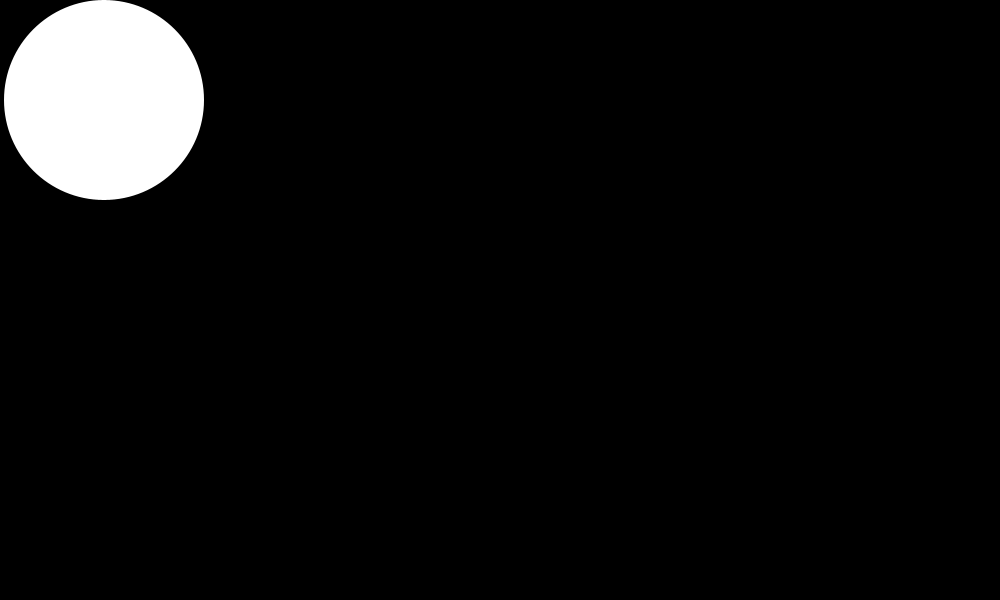
Frame 1 (no input)
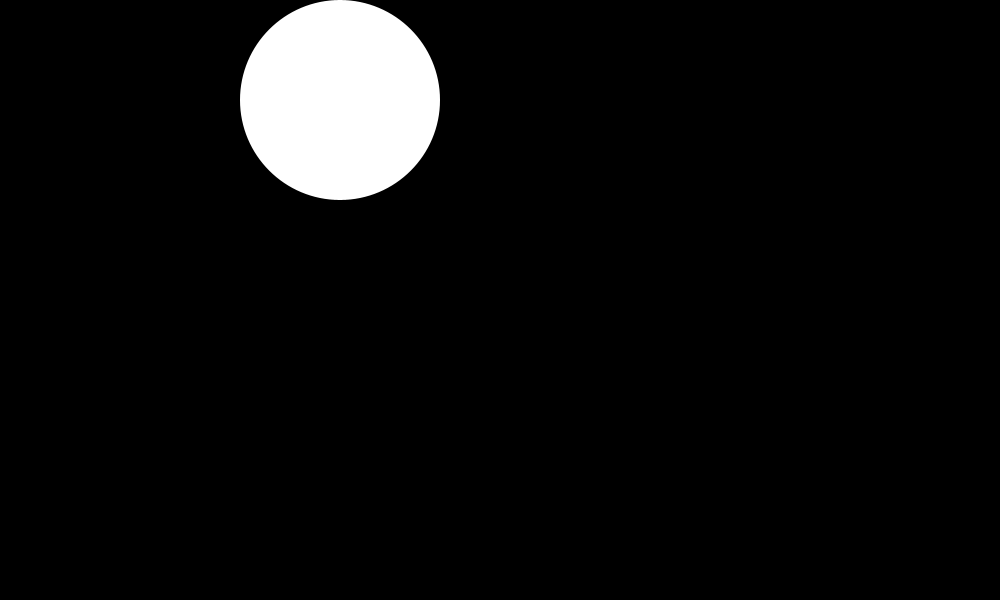
Frame 60 (the mouse pressed at the canvas centre just before this capture)
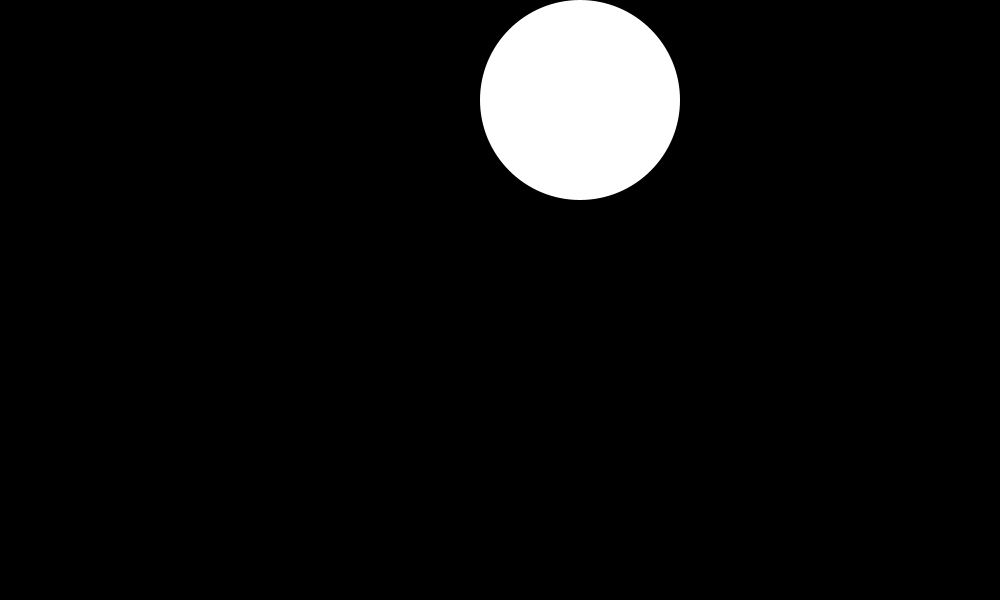
Frame 120 (the mouse held since frame 60 and released just before this capture)

The Processing sketch that drew these frames (run headless with seeded random() and noise(); from frame 60 on, the mouse is pressed at the canvas centre):

// Processing sketch: movingcircle
// ── movingcircle.pde

 void settings(){
   size(1000,600);
 }
 
 int sp,r,x,y,xlr,ylr;
 void setup()
 {
   sp = 4;
   r = 200;
   x = r/2;
   y = r/2;
   xlr = sp;
   ylr = 0;
   noStroke();
 }
 void draw() 
 { 
   int j;
   background(0);
   x += xlr;
   y += ylr;
   ellipse(x,y,r,r);
   if (x == 1000-r/2 && y == r/2) { 
     xlr = 0;
     ylr = 1*sp;}
   else if (x == 1000-r/2 && y == 600-r/2) {
     xlr = -1*sp; 
     ylr = 0;}
   else if (x == r/2 && y == 600-r/2) {
     xlr = 0; 
     ylr = -1*sp;}
   else if (x == r/2 && y == r/2) {
     xlr = sp; 
     ylr = 0;}
 }
